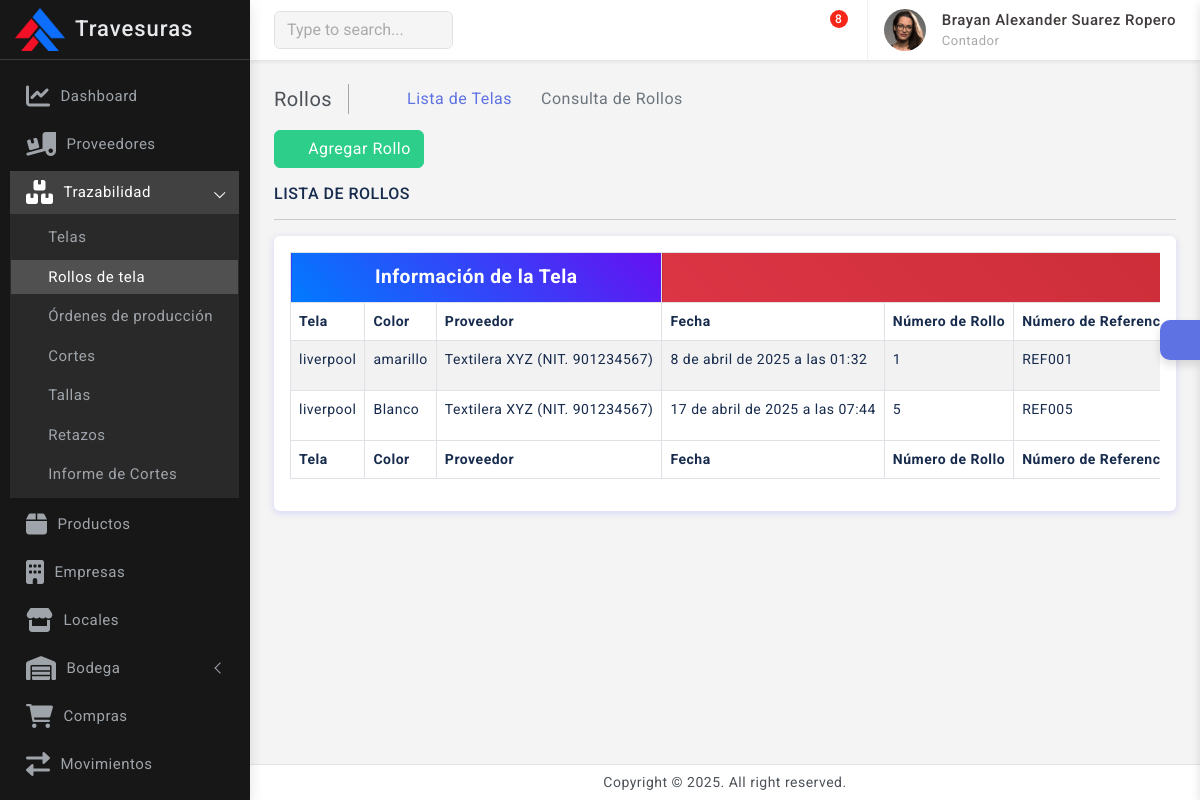
The page /trazabilidad/rollos/ (signed in) on the database its author committed.
### empresas/models.py (models this page shows, shortened)
class Empresa(models.Model):
    razon_social            = models.CharField(max_length=100)
    nit                     = models.CharField(max_length=20, unique=True)
    telefono                = models.CharField(max_length=20, unique=True)
    correo                  = models.EmailField(max_length=100, unique=True)
    logo                    = models.ImageField(upload_to='empresas', blank=False, null=False)

### usuarios/models.py (models this page shows, shortened)
class PerfilUsuario(models.Model):
    usuario                             = models.OneToOneField(Usuario, on_delete=models.CASCADE)
    nombre                              = models.CharField(max_length=50)
    apellido                            = models.CharField(max_length=50)
    documento                           = models.IntegerField(unique=True)
    telefono                            = models.IntegerField(unique=True)
    cargo                               = models.ForeignKey(Cargo, on_delete=models.CASCADE, related_name="Cargo")
    def full_name(self):
        return f'{self.nombre} {self.apellido}'

class Cargo(models.Model):
    nombre  = models.CharField(max_length=50, unique=True)
    area    = models.ForeignKey(Area, on_delete=models.CASCADE, related_name="Area_relacionada")
    def __str__(self):
        return self.nombre

### trazabilidad/models.py (models this page shows, shortened)
class RolloTela(models.Model):
    ESTADO = (
        ('Completo', 'Completo'),
        ('Incompleto', 'Incompleto'),
        ('Agotado', 'Agotado'),
    )
    numero_rollo        = models.CharField(max_length=50, db_index=True)
    referencia          = models.CharField(max_length=100, db_index=True)
    numero_referencia   = models.CharField(max_length=50, unique=True)
    tela                = models.ForeignKey(Tela, on_delete=models.CASCADE)
    color               = models.CharField(max_length=50, null=False, blank=False)
    metros_solicitados  = models.DecimalField(max_digits=6, decimal_places=2, default=0)
    largo_inicial       = models.DecimalField(max_digits=6, decimal_places=2, null=True, blank=True, default=0)
    largo_restante      = models.DecimalField(max_digits=6, decimal_places=2)
    kilos               = models.DecimalField(max_digits=6, decimal_places=2, default=0)
    estado              = models.CharField(max_length=50, choices=ESTADO, default='Completo')
    fecha_registro      = models.DateTimeField(null=False, blank=False)

class Tela(models.Model):
    nombre      = models.CharField(max_length=100, unique=True, null=False, blank=False)
    proveedor   = models.ForeignKey(Proveedor, on_delete=models.CASCADE)

### proveedores/models.py (models this page shows)
class Proveedor(models.Model):
    UserResponsable       = models.ForeignKey(PerfilUsuario, on_delete=models.CASCADE)
    Razon_Social          = models.CharField(max_length=100, null=False, blank=False)
    Tipo_documentos=(
        ('CC','Cedula Ciudadania'),
        ('NIT.','NNúmero Identificación TributariaIT.'),
        ('PAS','Pasaporte'),
    )
    Tipo_documento          = models.CharField(max_length=50, choices=Tipo_documentos, default='NIT')
    Identificacion          = models.IntegerField(unique=True, null=False, blank=False)
    Telefono                = models.IntegerField()
    Correo                  = models.EmailField(max_length=100, unique=True, null=False, blank=False)
    Ciudad                  = models.CharField(max_length=100)
    Direccion               = models.CharField(max_length=100)
    Fecha_Inicio_Actividad  = models.DateField(null=False, blank=False)
    class Meta:
        verbose_name='Proveedor'
        verbose_name_plural='Proveedores'
    def __str__(self):
        return f"{self.Razon_Social} ({self.Tipo_documento} {self.Identificacion})"

### trazabilidad/views.py (the view)
# urls.py: path('rollos/', views.rollos, name='rollos'),
@login_required(login_url='login')
def rollos(request):
    rollos = RolloTela.objects.all()
    return render(request, 'trazabilidad/rollos/rollos.html', {'rollos': rollos})

### templates/trazabilidad/rollos/rollos.html (shortened to what this page needs)
{% extends 'base.html' %}
{% block content %}
    <div class="page-wrapper">
        <div class="page-content">
            <div class="page-breadcrumb d-none d-sm-flex align-items-center mb-3">
                <div class="breadcrumb-title pe-3">Rollos</div>
                <div class="ps-3">
                    <nav aria-label="breadcrumb">
                        <ol class="breadcrumb mb-0 p-0">
                            <li class="breadcrumb-item"><a href="{% url 'home' %}"><i class="bx bx-home-alt"></i></a>
                            </li>
                            <li class="breadcrumb-item"><a href="{% url 'telas' %}">Lista de Telas</a></li>
                            <li class="breadcrumb-item active" aria-current="page">Consulta de Rollos</li>
                        </ol>
                    </nav>
                </div>
            </div>
            <div class="mb-3">
                <a href="{% url 'agregar_rollo' %}" class="btn btn-success">
                    <i class="bx bx-plus"></i> Agregar Rollo
                </a>
            </div>
            <h6 class="mb-0 text-uppercase">Lista de Rollos</h6>
            <hr />
            <div class="card">
                <div class="card-body">
                    <div class="table-responsive">
                        <table id="example2" class="table table-striped table-bordered">
                            <thead>
                                <tr>
                                    <th colspan="3" class="text-center text-white fw-bold" style="background: linear-gradient(45deg, #007bff, #6610f2); font-size: 1.2rem; padding: 10px;">
                                        Información de la Tela
                                    </th>
                                    <th colspan="10" class="text-center text-white fw-bold" style="background: linear-gradient(45deg, #dc3545, #b22222); font-size: 1.2rem; padding: 10px;">
                                    </th>
                                </tr>
                                <tr>
                                    <th>Tela</th>
                                    <th>Color</th>
                                    <th>Proveedor</th>
                                    <th>Fecha</th>
                                    <th>Número de Rollo</th>
                                    <th>Número de Referencia</th>
                                </tr>
                            </thead>
                            <tbody>
                                {% if rollos %}
                                    {% for rollo in rollos %}
                                    <tr>
                                        <td>{{ rollo.tela.nombre }}</td>
                                        <td>{{ rollo.color }}</td>
                                        <td>{{ rollo.tela.proveedor }}</td>
                                        <td>{{ rollo.fecha_registro }}</td>
                                        <td>{{ rollo.numero_rollo }}</td>
                                        <td>{{ rollo.numero_referencia }}</td>
                                    </tr>
                                    {% endfor %}
                                {% endif %}
                            </tbody>
                            <tfoot>
                                <tr>
                                    <th>Tela</th>
                                    <th>Color</th>
                                    <th>Proveedor</th>
                                    <th>Fecha</th>
                                    <th>Número de Rollo</th>
                                    <th>Número de Referencia</th>
                                </tr>
                            </tfoot>
                        </table>
                    </div>
                </div>
            </div>
        </div>
    </div>
{% endblock %}

### templates/includes/dashboard_sidebar.html (shortened to what this page needs)
{% load static %}
<div class="sidebar-wrapper" data-simplebar="true">
    <div class="sidebar-header">
        {% if empresa_activa %}
            <div>
                <img src="{{ empresa_activa.logo.url }}" class="logo-icon" alt="logo icon">
            </div>
            <div>
                <h4 class="logo-text">{{ empresa_activa.razon_social }}</h4>
            </div>
            <div class="toggle-icon ms-auto"><i class='bx bx-arrow-to-left'></i>
            </div>
        {% else %}
            <div>
                <h4 class="logo-text">Administrador</h4>
            </div>
            <div class="toggle-icon ms-auto"><i class='bx bx-arrow-to-left'></i>
            </div>
        {% endif %}
    </div>
    <ul class="metismenu" id="menu">
        <li>
            <a href="{% url 'home' %}">
                <div class="parent-icon"><i class='fas fa-chart-line'></i></div>
                <div class="menu-title">Dashboard</div>
            </a>
        </li>
        <li>
            <a href="{% url 'proveedores' %}">
                <div class="parent-icon"><i class="fas fa-truck-loading"></i>
                </div>
                <div class="menu-title">Proveedores</div>
            </a>
        </li>
        {% with request.path as path %}
        <li class="{% if '/trazabilidad/' in path %}mm-active{% endif %}">
            <a href="#" class="has-arrow" aria-expanded="{% if '/trazabilidad/' in path %}true{% else %}false{% endif %}">
                <div class="parent-icon"><i class='fas fa-boxes'></i></div>
                <div class="menu-title">Trazabilidad</div>
            </a>
            <ul class="{% if '/trazabilidad/' in path %}mm-collapse mm-show{% else %}mm-collapse{% endif %}">
                <li class="{% if '/trazabilidad/telas/' in path %}active mm-active{% endif %}">
                    <a href="{% url 'telas' %}"><i class="bx bx-right-arrow-alt"></i> Telas</a>
                </li>
                <li class="{% if '/trazabilidad/rollos/' in path %}active mm-active{% endif %}">
                    <a href="{% url 'rollos' %}"><i class="bx bx-right-arrow-alt"></i> Rollos de tela</a>
                </li>
                <li class="{% if '/trazabilidad/ordenes_produccion/' in path %}active mm-active{% endif %}">
                    <a href="{% url 'ordenes_produccion' %}"><i class="bx bx-right-arrow-alt"></i> Órdenes de producción</a>
                </li>
                <li class="{% if '/trazabilidad/cortes/' in path %}active mm-active{% endif %}">
                    <a href="{% url 'cortes' %}"><i class="bx bx-right-arrow-alt"></i> Cortes</a>
                </li>
                <li class="{% if '/trazabilidad/tallas_corte/' in path %}active mm-active{% endif %}">
                    <a href="{% url 'tallas' %}"><i class="bx bx-right-arrow-alt"></i> Tallas</a>
                </li>
                <li class="{% if '/trazabilidad/retazos_tela/' in path %}active mm-active{% endif %}">
                    <a href="{% url 'retazos' %}"><i class="bx bx-right-arrow-alt"></i> Retazos</a>
                </li>
                <li class="{% if '/trazabilidad/informe_cortes/' in path %}active mm-active{% endif %}">
                    <a href="{% url 'informe_cortes' %}"><i class="bx bx-right-arrow-alt"></i> Informe de Cortes</a>
                </li>
            </ul>
        </li>
        {% endwith %}
        {% with request.path as path %}
        <li class="{% if '/productos/' in path %}mm-active{% endif %}">
            <a href="{% url 'productos' %}">
                <div class="parent-icon"><i class='fas fa-box'></i>
                </div>
                <div class="menu-title">Productos</div>
            </a>
        </li>
        {% endwith %}
        {% with request.path as path %}
        <li class="{% if '/empresas/' in path %}mm-active{% endif %}">
            <a href="{% url 'empresas' %}">
                <div class="parent-icon"><i class='fas fa-building'></i>
                </div>
                <div class="menu-title">Empresas</div>
            </a>
        </li>
        {% endwith %}
        {% with request.path as path %}
        <li class="{% if '/locales/' in path %}mm-active{% endif %}">
            <a href="{% url 'locales' %}">
                <div class="parent-icon"><i class='fas fa-store'></i>
                </div>
                <div class="menu-title">Locales</div>
            </a>
        </li>
        {% endwith %}
        {% with request.path as path %}
        <li class="{% if '/bodega/' in path %}mm-active{% endif %}">
            <a href="#" class="has-arrow" aria-expanded="{% if '/bodega/' in path %}true{% else %}false{% endif %}">
                <div class="parent-icon"><i class='fas fa-warehouse'></i>
                </div>
                <div class="menu-title">Bodega</div>
            </a>
        </li>
        {% endwith %}
        <li>
            <a href="#">
                <div class="parent-icon"><i class="fas fa-shopping-cart"></i>
                </div>
                <div class="menu-title">Compras</div>
            </a>
        </li>
        <li>
            <a href="#">
                <div class="parent-icon"> <i class="fas fa-exchange-alt"></i>
                </div>
                <div class="menu-title">Movimientos</div>
            </a>
        </li>
        <li>
            <a href="{% url 'lista_ventas' %}">
            </a>
        </li>
    </ul>
</div>

### templates/includes/navbar.html (shortened to what this page needs)
{% load static %}
<header>
    <div class="topbar d-flex align-items-center">
        <nav class="navbar navbar-expand">
            <div class="search-bar flex-grow-1">
                <div class="position-relative search-bar-box">
                    <input type="text" class="form-control search-control" placeholder="Type to search..."> <span class="position-absolute top-50 search-show translate-middle-y"><i class='bx bx-search'></i></span>
                </div>
            </div>
            <div class="top-menu ms-auto">
                <ul class="navbar-nav align-items-center">
                    <li class="nav-item dropdown dropdown-large">
                        <a class="nav-link dropdown-toggle dropdown-toggle-nocaret" href="#" role="button" data-bs-toggle="dropdown" aria-expanded="false">	<i class='bx bx-category'></i>
                        </a>
                    </li>
                    <li class="nav-item dropdown dropdown-large">
                        <a class="nav-link dropdown-toggle dropdown-toggle-nocaret position-relative" href="#" role="button" data-bs-toggle="dropdown" aria-expanded="false">
                            <i class='bx bx-bell'></i>
                        </a>
                    </li>
                    <li class="nav-item dropdown dropdown-large">
                        <a class="nav-link dropdown-toggle dropdown-toggle-nocaret position-relative" href="#" role="button" data-bs-toggle="dropdown" aria-expanded="false"> <span class="alert-count">8</span>
                            <i class='bx bx-comment'></i>
                        </a>
                    </li>
                </ul>
            </div>
            <div class="user-box dropdown">
                <a class="d-flex align-items-center nav-link dropdown-toggle dropdown-toggle-nocaret" href="#" role="button" data-bs-toggle="dropdown" aria-expanded="false">
                    <img src="{% static 'images/avatars/avatar-2.png' %}" class="user-img" alt="user avatar">
                    <div class="user-info ps-3">
                        <p class="user-name mb-0"> {{perfil.full_name}} </p>
                        <p class="designattion mb-0">{{perfil.cargo}}</p>
                    </div>
                </a>
            </div>
        </nav>
    </div>
</header>

### rows shown on the page
Empresa: logo (picture), razon_social "Travesuras"
PerfilUsuario: full_name "Brayan Alexander Suarez Ropero", cargo "Contador"
RolloTela: tela.nombre "liverpool", color "amarillo", tela.proveedor "Textilera XYZ (NIT. 901234567)", fecha_registro "8 de abril de 2025 a las 01:32", numero_rollo "1", numero_referencia "REF001"
RolloTela: tela.nombre "liverpool", color "Blanco", tela.proveedor "Textilera XYZ (NIT. 901234567)", fecha_registro "17 de abril de 2025 a las 07:44", numero_rollo "5", numero_referencia "REF005"
